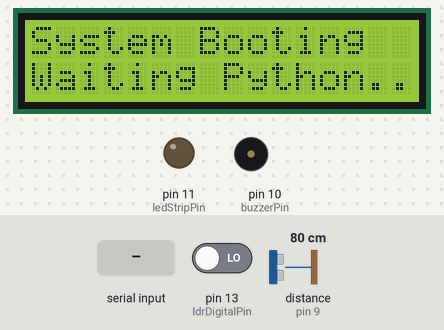
A sketch run on a simulated Arduino Uno, built with avr-gcc and run on an emulated ATmega328P. On the bench: 16×2 character LCD, output pins drawn as LEDs (lit = HIGH), buzzer (waves = sounding, pin HIGH). Wiring (inferred from the names in the program): ultrasonic range finder: trigger pin 8; echo pin 9. Inputs (shaded band) come from the test bench; at power-on: pin 13 (ldrDigitalPin) LOW, distance to the obstacle (sensor on pin 9) 80 cm. The echo pulse lasts 58.3 µs per cm; pins used as bus, display or sensor lines are not drawn; what the sketch prints to the serial monitor is not drawn.

Above: at 1.2 s.
1.3 s: "PYTHON_READY\n" received over Serial
At 2.0 s:
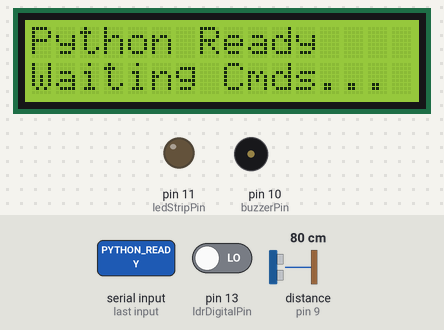
2.8 s: "TIMER_RUNNING_PY\n" received over Serial
At 4.0 s:
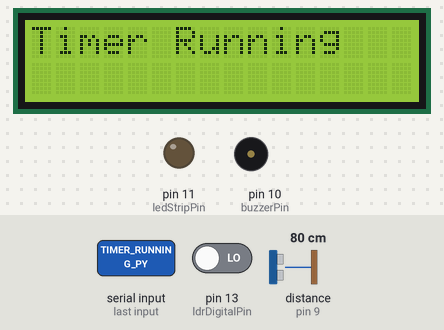
4.3 s: "TIMER_PAUSED_PY\n" received over Serial
At 4.8 s:
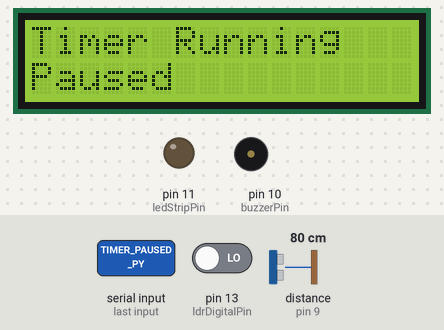
5.8 s: "TIMER_DONE_PY\n" received over Serial
At 6.2 s:
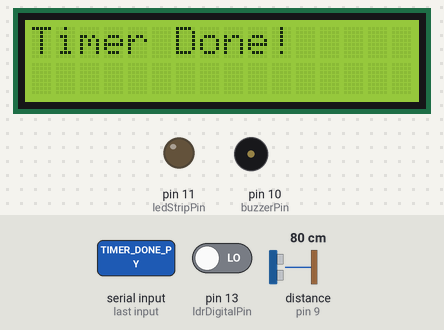
7.3 s: "TIMER_STOPPED_PY\n" received over Serial
At 8.5 s:
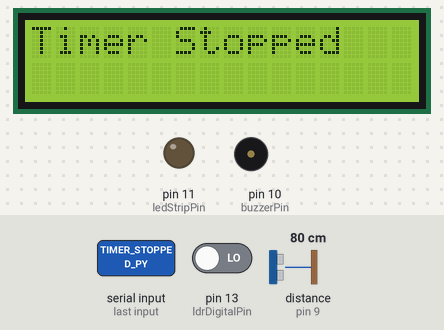
8.8 s: "LCD1:\n" received over Serial
At 9.4 s:
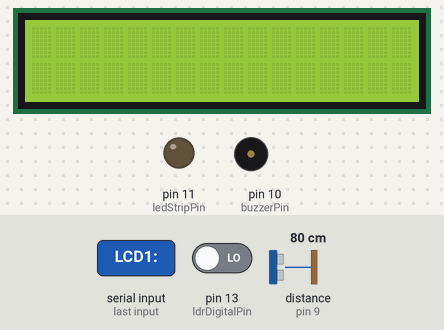
Timing chart, 0 to 11.3 s (numbered marks = the images above; inputs shaded):
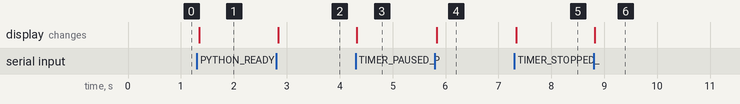

Measured:
- after the input at 1.3 s, the display: changes at once (image 1)
- after the input at 2.8 s, the display: changes at once (image 2)
- after the input at 4.3 s, the display: changes at once (image 3)
- after the input at 5.8 s, the display: changes at once (image 4)
- after the input at 7.3 s, the display: changes at once (image 5)
- after the input at 8.8 s, the display: changes at once (image 6)

The sketch:

arduino.ino
```cpp
#include <Wire.h>
#include <LiquidCrystal_I2C.h>

// --- Configuration ---
LiquidCrystal_I2C lcd(0x27, 16, 2); // Address, Columns, Rows (Check your address)

// Sensor/Actuator Pins (User Specified)
const int trigPin = 8;        // Ultrasonic Trig pin
const int echoPin = 9;        // Ultrasonic Echo pin
const int buzzerPin = 10;       // Buzzer pin
const int ldrDigitalPin = 13;     // Digital pin connected to LDR module's D0 output
const int ledStripPin = 11;       // <<< MUST BE a PWM pin (e.g., ~3, ~5, ~6, ~9, ~10, ~11 on Uno/Nano)

// Default Brightness when Python is not connected
const int DEFAULT_BRIGHTNESS_NO_PYTHON = 128; // Brightness 0-255

// Thresholds and Timings
const long PRESENCE_CHECK_INTERVAL = 500; // ms
const float MAX_DISTANCE_CM = 60.0;     // cm
const long LDR_CHECK_INTERVAL = 1000; // ms
unsigned long PAUSE_TIMEOUT_WARN = 10000; // 10s for buzzer warning
unsigned long PAUSE_TIMEOUT_ALERT = 25000; // 25s for buzzer alert

// --- Global Variables ---
bool lastUserPresentState = false;
bool lastIsDarkState = false;
unsigned long lastPresenceCheckTime = 0;
unsigned long lastLdrCheckTime = 0;
bool pythonReady = false;
bool timerRunningArduino = false;
unsigned long pauseStartTime = 0;
bool buzzerOn = false;
int currentLedBrightness = 0;

// --- Setup ---
void setup() {
  Serial.begin(9600);
  pinMode(trigPin, OUTPUT);
  pinMode(echoPin, INPUT);
  pinMode(buzzerPin, OUTPUT);
  pinMode(ledStripPin, OUTPUT);
  pinMode(ldrDigitalPin, INPUT);

  digitalWrite(buzzerPin, LOW); // Ensure buzzer is off
  analogWrite(ledStripPin, 0);  // Start with LEDs OFF
  currentLedBrightness = 0;

  lcd.init();
  lcd.backlight();
  lcd.clear();
  lcd.setCursor(0, 0);
  lcd.print("System Booting");
  lcd.setCursor(0, 1);
  lcd.print("Waiting Python..");

  checkUserPresence(false);
  checkLight(false);
  checkSetLedState(); // Set initial LED based on conditions
}

// --- Main Loop ---
void loop() {
  checkSerial();
  checkUserPresence(false);
  checkLight(false);
  checkSetLedState();
  handleBuzzerAlert();
}

// --- Helper Functions ---

void checkSetLedState() {
    bool conditions_met = lastUserPresentState && lastIsDarkState;
    if (conditions_met) {
        if (!pythonReady) { // Python not connected
            if (currentLedBrightness == 0) { // Only turn on if currently off
                 analogWrite(ledStripPin, DEFAULT_BRIGHTNESS_NO_PYTHON);
                 currentLedBrightness = DEFAULT_BRIGHTNESS_NO_PYTHON;
            }
        } // If Python is ready, Python controls brightness via commands
    } else { // Conditions not met
        if (currentLedBrightness != 0) { // Only turn off if currently on
            analogWrite(ledStripPin, 0);
            currentLedBrightness = 0;
        }
    }
}

void checkUserPresence(bool forceReport) {
  unsigned long currentTime = millis();
  if (forceReport || (currentTime - lastPresenceCheckTime >= PRESENCE_CHECK_INTERVAL)) {
    lastPresenceCheckTime = currentTime;
    // Ultrasonic reading
    digitalWrite(trigPin, LOW); delayMicroseconds(2);
    digitalWrite(trigPin, HIGH); delayMicroseconds(10);
    digitalWrite(trigPin, LOW);
    long duration = pulseIn(echoPin, HIGH, (long)(MAX_DISTANCE_CM * 2 * 10000 / 34) + 6000 );
    float distance = (duration * 0.0343) / 2.0;
    bool currentUserPresent = (distance > 2 && distance < MAX_DISTANCE_CM);

    if (forceReport || (currentUserPresent != lastUserPresentState)) {
      bool previousPresenceState = lastUserPresentState; // Store state before update
      lastUserPresentState = currentUserPresent; // Update internal state

      if (currentUserPresent) { // User JUST returned or is present initially
        Serial.println("USER_PRESENT");
        pauseStartTime = 0; // Reset pause timer
        if (previousPresenceState == false) { // Only turn off buzzer if they JUST returned
             buzzerOn = false;
             digitalWrite(buzzerPin, LOW); // *** Explicitly turn buzzer OFF here ***
        }
      } else { // User JUST left or is absent initially
        Serial.println("USER_ABSENT");
        if(timerRunningArduino) { // Start pause timer only if timer was running
             pauseStartTime = millis();
        }
      }
    }
  }
}


void checkLight(bool forceReport) {
   unsigned long currentTime = millis();
   if (forceReport || (currentTime - lastLdrCheckTime >= LDR_CHECK_INTERVAL)) {
      lastLdrCheckTime = currentTime;
      int lightState = digitalRead(ldrDigitalPin);
      // Verify your LDR module: HIGH means DARK? Or LOW means DARK?
      bool currentIsDark = (lightState == HIGH); // Assumes HIGH=DARK

      if (forceReport || (currentIsDark != lastIsDarkState)) {
         lastIsDarkState = currentIsDark; // Update state
         Serial.println(currentIsDark ? "IS_DARK" : "IS_LIGHT"); // Report change
      }
   }
}

void checkSerial() {
  if (Serial.available() > 0) {
    String command = Serial.readStringUntil('\n');
    command.trim();

    if (command == "PYTHON_READY") {
         if (!pythonReady) {
             pythonReady = true;
             Serial.println("ACK_PYTHON_READY");
             lcd.clear(); lcd.print("Python Ready"); lcd.setCursor(0,1); lcd.print("Waiting Cmds...");
             checkUserPresence(true); // Force report current states
             checkLight(true);
         }
    }
    else if (pythonReady) { // Process commands only if Python is ready
        if (command.startsWith("SET_BRIGHTNESS:")) {
          int brightness = command.substring(15).toInt();
          brightness = constrain(brightness, 0, 255);
          analogWrite(ledStripPin, brightness);
          currentLedBrightness = brightness;
        }
        else if (command == "TIMER_RUNNING_PY") {
             timerRunningArduino = true; pauseStartTime = 0; buzzerOn = false;
             digitalWrite(buzzerPin, LOW); // Ensure buzzer off when timer starts/resumes
             lcd.clear(); lcd.setCursor(0,0); lcd.print("Timer Running"); lcd.setCursor(0,1); lcd.print("");
        } else if (command == "TIMER_PAUSED_PY") {
             // Python handles timer logic pause, Arduino just shows message maybe
             lcd.setCursor(0,1); lcd.print("Paused");
        } else if (command == "TIMER_DONE_PY" || command == "TIMER_STOPPED_PY") {
             timerRunningArduino = false; buzzerOn = false;
             digitalWrite(buzzerPin, LOW); // Ensure buzzer off when timer stops/ends
             pauseStartTime = 0;
             if(command == "TIMER_DONE_PY") { lcd.clear(); lcd.setCursor(0,0); lcd.print("Timer Done!"); }
             else { lcd.clear(); lcd.setCursor(0,0); lcd.print("Timer Stopped"); }
             lcd.setCursor(0,1); lcd.print("");
        }
        else if (command.startsWith("LCD1:")) {
            lcd.setCursor(0,0); lcd.print("                "); lcd.setCursor(0,0); lcd.print(command.substring(5));
        } else if (command.startsWith("LCD2:")) {
             lcd.setCursor(0,1); lcd.print("                "); lcd.setCursor(0,1); lcd.print(command.substring(5));
        }
    }
  }
}

void handleBuzzerAlert() {
    if (timerRunningArduino && !lastUserPresentState && pauseStartTime > 0) {
        unsigned long timeAway = millis() - pauseStartTime;
        bool shouldBuzz = (timeAway >= PAUSE_TIMEOUT_ALERT);
        if (shouldBuzz && !buzzerOn) { // Turn ON only if threshold reached AND not already on
            buzzerOn = true;
            digitalWrite(buzzerPin, HIGH);
            lcd.setCursor(0,1); lcd.print("!!! ALERT !!! "); // Show alert message
        } else if (!shouldBuzz && buzzerOn) {
            // This case should ideally be handled by user return or timer stop commands,
            // but as a failsafe, turn off if alert time hasn't been reached but buzzer was somehow on.
            // buzzerOn = false; // Let user return logic handle this primarily
            // digitalWrite(buzzerPin, LOW);
        }
        // Warning message (optional, might overwrite timer)
        // else if (!buzzerOn && timeAway >= PAUSE_TIMEOUT_WARN) {
        //     lcd.setCursor(0,1); lcd.print("Please Come Back");
        // }
    } else { // Conditions for alert not met (timer not running, user present, or pause not started)
        if (buzzerOn) { // If buzzer was on, turn it off
             buzzerOn = false;
             digitalWrite(buzzerPin, LOW);
        }
    }
}

// Format Time function (not used by Arduino directly now)
String formatTime(long totalSeconds) { /* ... remains the same ... */ }
```
